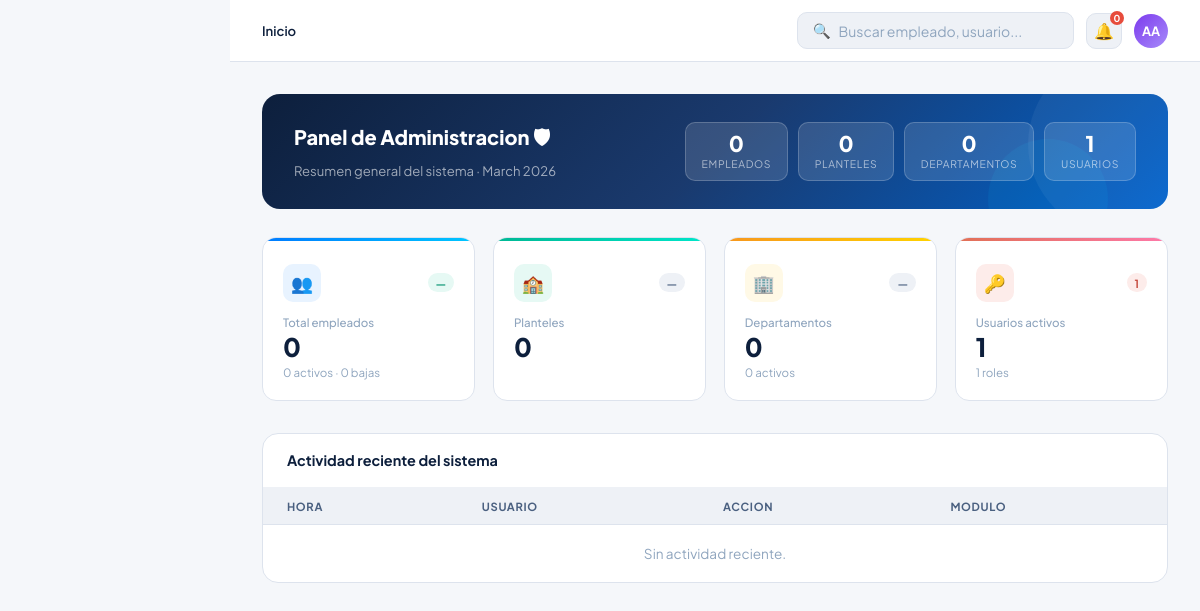
The page /panel-admin/ (signed in) on the database as committed earlier.
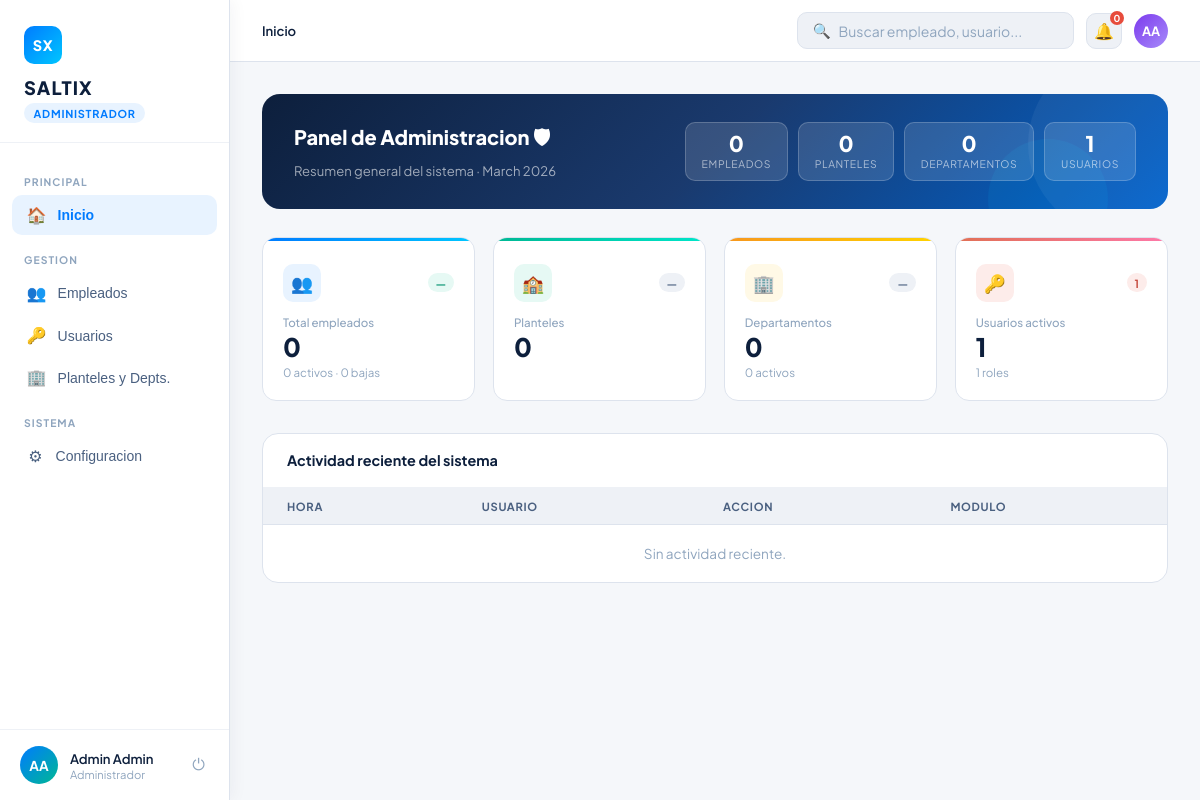
The same page on the database as committed later.
### users/models.py (models this page shows, shortened)
class Usuario(AbstractBaseUser, PermissionsMixin):
    email = models.EmailField(max_length=254, unique=True)
    nombre = models.CharField(max_length=50, blank=False, null=False)
    apellido = models.CharField(max_length=50, blank=False, null=False)
    is_active = models.BooleanField(default=True)
    is_staff = models.BooleanField(default=False)
    date_joined = models.DateTimeField(default=timezone.now)
    last_login = models.DateTimeField(null=True, blank=True)
    rol_id = models.ForeignKey('Rol', on_delete=models.PROTECT, null=True, blank=True, related_name='users')
    objects = UsuarioManager()
    USERNAME_FIELD = "email"
    REQUIRED_FIELDS = ["nombre", "apellido"]

class Rol(models.Model):
    nombre = models.CharField(max_length=50, blank=False, null=False)
    descripcion = models.TextField(max_length=1000, blank=True, null=True)

### admin/views.py (the view, shortened to what this page needs)
# urls.py: path("", views.dashboard, name="profesores_dashboard"),
def dashboard(request):
    now = timezone.localtime()
    profesores_qs = Profesor.objects.select_related(
        "usuario", "departamento", "departamento__plantel"
    ).prefetch_related("planteles")
    empleados_total = profesores_qs.count()
    empleados_activos = profesores_qs.filter(estado_laboral="ACTIVO").count()
    empleados_bajas = max(0, empleados_total - empleados_activos)
    empleados_ultimos_30 = profesores_qs.filter(
        usuario__date_joined__gte=now - timedelta(days=30)
    ).count()
    planteles_qs = Plantel.objects.all()
    planteles_total = planteles_qs.count()
    planteles_label = ", ".join(list(planteles_qs.values_list("nombre", flat=True)[:3]))
    departamentos_qs = Departamento.objects.select_related("plantel")
    departamentos_total = departamentos_qs.count()
    departamentos_activos = departamentos_qs.filter(activo=True).count()
    departamentos_label = (
        "Todos activos"
        if departamentos_total and departamentos_activos == departamentos_total
        else f"{departamentos_activos} activos"
    )
    usuarios_total = Usuario.objects.count()
    usuarios_roles_label = f"{Usuario.objects.values('rol_id').distinct().count()} roles"
    notificaciones_count = Notificacion.objects.filter(
        usuario=request.user, leida=False
    ).count()
    modelo_to_modulo = {
        "SolicitudAprobacion": ("Solicitudes", "pill-blue"),
        "Usuario": ("Usuarios", "pill-yellow"),
        "Rol": ("Usuarios", "pill-yellow"),
        "Plantel": ("Planteles", "pill-blue"),
        "Departamento": ("Departamentos", "pill-blue"),
        "BitacoraAuditoria": ("Sistema", "pill-gray"),
    }
    recent_activity = []
    roles = list(Rol.objects.all().order_by("nombre"))
    permisos_por_rol = {
        role.id: RolPermiso.objects.filter(rol=role).count() for role in roles
    }
    usuarios_por_rol = {
        role.id: Usuario.objects.filter(rol_id=role).count() for role in roles
    }
    permisos_resumen = [
        {
            "modulo": "Permisos asignados",
            "valores": [permisos_por_rol.get(r.id, 0) for r in roles],
        },
        {
            "modulo": "Usuarios con rol",
            "valores": [usuarios_por_rol.get(r.id, 0) for r in roles],
        },
    ]
    usuarios_qs = Usuario.objects.select_related("rol_id").order_by("-last_login")[:20]
    usuarios_ids = list(usuarios_qs.values_list("id", flat=True))
    profes_by_user = {
        p.usuario_id: p
        for p in Profesor.objects.filter(usuario_id__in=usuarios_ids)
        .select_related("departamento", "departamento__plantel")
        .prefetch_related("planteles")
    }
    dept_by_jefe = {
        d.jefe_id: d
        for d in Departamento.objects.filter(jefe_id__in=usuarios_ids)
        .select_related("plantel")
    }
    rol_style = {
        "administrador": ("Admin", "chip-admin", "🛡️", "admin"),
        "admin": ("Admin", "chip-admin", "🛡️", "admin"),
        "jefatura": ("Jefatura", "chip-jefe", "👔", "jefatura"),
        "contabilidad": ("Contabilidad", "chip-conta", "💼", "contabilidad"),
        "profesor": ("Profesor", "chip-prof", "📚", "profesor"),
    }
    usuarios = []
    for u in usuarios_qs:
        rol_nombre = (u.rol_id.nombre if u.rol_id else "Sin rol").lower()
        rol_label, rol_clase, rol_icono, rol_key = rol_style.get(
            rol_nombre, ("Sin rol", "chip-prof", "👤", "sin-rol")
        )
        plantel_nombre = ""
        plantel_key = ""
        if rol_key == "admin":
            plantel_nombre = "Todos"
            plantel_key = "todos"
        else:
            profesor = profes_by_user.get(u.id)
            if profesor and profesor.planteles.exists():
                plantel = profesor.planteles.first()
                plantel_nombre = plantel.nombre
                plantel_key = plantel.nombre.lower().replace(" ", "-")
            else:
                depto = dept_by_jefe.get(u.id)
                if depto:
                    plantel_nombre = depto.plantel.nombre
                    plantel_key = depto.plantel.nombre.lower().replace(" ", "-")
        plantel_clase = "pill-gray" if plantel_nombre == "Todos" else "pill-blue"
        ultimo_acceso = (
            f"Hace {timesince(u.last_login).split(',')[0]}"
            if u.last_login
            else "Nunca"
        )
        estado_label = "Activo" if u.is_active else "Inactivo"
        estado_clase = "pill-green" if u.is_active else "pill-yellow"
        usuarios.append(
            {
                "username": u.email,
                "nombre": f"{u.nombre} {u.apellido}",
                "rol_label": rol_label,
                "rol_clase": rol_clase,
                "rol_icono": rol_icono,
                "plantel": plantel_nombre or "Sin plantel",
                "plantel_clase": plantel_clase,
                "ultimo_acceso": ultimo_acceso,
                "estado_label": estado_label,
                "estado_clase": estado_clase,
                "rol": rol_key,
                "plantel_key": plantel_key or "sin-plantel",
            }
        )
    empleados_data = []
    depts_by_plantel = {}
    for dept in departamentos_qs:
        key = dept.plantel_id
        depts_by_plantel.setdefault(key, []).append(dept.nombre)
    dept_prof_counts = (
        Profesor.objects.values("departamento_id")
        .annotate(total=Count("id"), activos=Count("id", filter=Q(estado_laboral="ACTIVO")))
    )
    dept_counts = {d["departamento_id"]: d for d in dept_prof_counts}
    color_cycle = ["bar-blue", "bar-teal", "bar-orange", "bar-red"]
    planteles_data = []
    context = {
        "fecha_actual": now.strftime("%B %Y").capitalize(),
        "notificaciones_count": notificaciones_count,
        "stats": {
            "empleados_total": empleados_total,
            "empleados_activos": empleados_activos,
            "empleados_bajas": empleados_bajas,
            "empleados_trend": f"+{empleados_ultimos_30}" if empleados_ultimos_30 else "—",
            "planteles_total": planteles_total,
            "planteles_label": planteles_label,
            "departamentos_total": departamentos_total,
            "departamentos_label": departamentos_label,
            "usuarios_total": usuarios_total,
            "usuarios_roles_label": usuarios_roles_label,
        },
        "recent_activity": recent_activity,
        "usuarios": usuarios,
        "roles_permisos": roles,
        "permisos_resumen": permisos_resumen,
        "empleados_data": empleados_data,
        "depts_by_plantel": depts_by_plantel,
        "planteles_data": planteles_data,
    }
    return render(request, "admin/dashboard.html", context)

### admin/templates/admin/dashboard.html (shortened to what this page needs)
{% extends "core/layout.html" %}
{% load static %}
{% block page_css %}
<link rel="stylesheet" href="{% static 'core/css/dashboard_base.css' %}">
<link rel="stylesheet" href="{% static 'core/css/dashboard_admin.css' %}">
{% endblock %}
{% block topbar %}
<header class="topbar">
  <div class="topbar-left">
    <div class="breadcrumb" id="breadcrumb"><strong>Inicio</strong></div>
  </div>
  <div style="display:flex;align-items:center;gap:.75rem;">
    <div class="search-bar">
      <span class="search-icon">&#x1F50D;</span>
      <input type="text" placeholder="Buscar empleado, usuario...">
    </div>
    <div class="topbar-notif">&#x1F514;<span class="notif-dot">{{ notificaciones_count }}</span></div>
    <div class="avatar" style="width:34px;height:34px;font-size:.8rem;background:linear-gradient(135deg,#7c3aed,#a78bfa);">{{ user.nombre|default:"U"|slice:":1" }}{{ user.apellido|default:""|slice:":1" }}</div>
  </div>
</header>
{% endblock %}
{% block content %}
  <div class="page active" id="page-inicio">
    <div class="welcome-banner">
      <div class="welcome-text">
        <h2>Panel de Administracion &#x1F6E1;</h2>
        <p>Resumen general del sistema &#x00B7; {{ fecha_actual }}</p>
      </div>
      <div class="welcome-chips">
        <div class="welcome-chip"><div class="chip-val">{{ stats.empleados_total }}</div><div class="chip-label">Empleados</div></div>
        <div class="welcome-chip"><div class="chip-val">{{ stats.planteles_total }}</div><div class="chip-label">Planteles</div></div>
        <div class="welcome-chip"><div class="chip-val">{{ stats.departamentos_total }}</div><div class="chip-label">Departamentos</div></div>
        <div class="welcome-chip"><div class="chip-val">{{ stats.usuarios_total }}</div><div class="chip-label">Usuarios</div></div>
      </div>
    </div>
    <div class="cards-grid">
      <div class="card" style="position:relative;overflow:hidden;padding-top:1.6rem;">
        <div class="card-bar bar-blue"></div>
        <div class="card-top"><div class="card-icon-wrap icon-blue">&#x1F465;</div><span class="card-trend trend-up">{{ stats.empleados_trend }}</span></div>
        <div class="card-label">Total empleados</div>
        <div class="card-value">{{ stats.empleados_total }}</div>
        <div class="card-sub">{{ stats.empleados_activos }} activos &#x00B7; {{ stats.empleados_bajas }} bajas</div>
      </div>
      <div class="card" style="position:relative;overflow:hidden;padding-top:1.6rem;">
        <div class="card-bar bar-teal"></div>
        <div class="card-top"><div class="card-icon-wrap icon-green">&#x1F3EB;</div><span class="card-trend trend-same">&#x2014;</span></div>
        <div class="card-label">Planteles</div>
        <div class="card-value">{{ stats.planteles_total }}</div>
      </div>
      <div class="card" style="position:relative;overflow:hidden;padding-top:1.6rem;">
        <div class="card-bar bar-orange"></div>
        <div class="card-top"><div class="card-icon-wrap icon-yellow">&#x1F3E2;</div><span class="card-trend trend-same">&#x2014;</span></div>
        <div class="card-label">Departamentos</div>
        <div class="card-value">{{ stats.departamentos_total }}</div>
        <div class="card-sub">{{ stats.departamentos_label }}</div>
      </div>
      <div class="card" style="position:relative;overflow:hidden;padding-top:1.6rem;">
        <div class="card-bar bar-red"></div>
        <div class="card-top"><div class="card-icon-wrap" style="background:#fdecea;">&#x1F511;</div><span class="card-trend" style="background:#fdecea;color:#c0392b;">{{ stats.usuarios_total }}</span></div>
        <div class="card-label">Usuarios activos</div>
        <div class="card-value">{{ stats.usuarios_total }}</div>
        <div class="card-sub">{{ stats.usuarios_roles_label }}</div>
      </div>
    </div>
    <div class="table-wrap">
      <div class="table-header"><h3>Actividad reciente del sistema</h3></div>
      <table>
        <thead><tr><th>Hora</th><th>Usuario</th><th>Accion</th><th>Modulo</th></tr></thead>
        <tbody>
          {% for item in recent_activity %}
            <tr>
              <td style="color:var(--gray-400);font-size:.78rem;">{{ item.cuando }}</td>
              <td>{{ item.usuario }}</td>
              <td>{{ item.accion }}</td>
              <td><span class="pill {{ item.modulo_clase }}">{{ item.modulo }}</span></td>
            </tr>
          {% empty %}
            <tr><td colspan="4" style="text-align:center;color:var(--gray-400);padding:1.25rem;">Sin actividad reciente.</td></tr>
          {% endfor %}
        </tbody>
      </table>
    </div>
  </div>
{% endblock %}

### core/templates/core/layout.html (shortened to what this page needs)
{% load static %}
<!DOCTYPE html>
<html lang="es">
<head>
  {% block page_css %}{% endblock %}
</head>
<body>
  {% if user.is_authenticated %}
    {% with role=user.rol_id.nombre|default:""|lower %}
      {% if role == "jefatura" %}
        <aside class="sidebar" id="sidebar">
          <div class="sidebar-logo">
            <div class="logo-mark">SX</div>
            <h1>SALTIX</h1>
            <span class="role-tag">Panel de Jefatura</span>
          </div>
          <nav>
            <button class="nav-item active" onclick="showPage('equipo', this)">
              <span class="icon">&#x1F465;</span> Mi equipo
            </button>
            <button class="nav-item" onclick="showPage('asistencia', this)">
              <span class="icon">&#x1F550;</span> Asistencia
            </button>
            <button class="nav-item" onclick="showPage('solicitudes', this)">
              <span class="icon">&#x1F4CB;</span> Solicitudes
              <span class="badge" id="badge-sol" style="position:relative;top:0;right:0;margin-left:auto;background:#e74c3c;color:#fff;border-radius:999px;padding:1px 7px;font-size:0.68rem;">{{ solicitudes_pendientes_total }}</span>
            </button>
            <button class="nav-item" onclick="showPage('reportes', this)">
              <span class="icon">&#x1F4CA;</span> Reportes
            </button>
          </nav>
          <div class="sidebar-profile">
            <div class="avatar">{{ user.nombre|default:"U"|slice:":1" }}{{ user.apellido|default:""|slice:":1" }}</div>
            <div class="profile-info">
              <div class="profile-name">{{ user.nombre }} {{ user.apellido }}</div>
              <div class="profile-role">{{ user.rol_id.nombre|default:"" }}</div>
            </div>
            <button class="logout-btn" title="Cerrar sesion">&#x23FB;</button>
          </div>
        </aside>
      {% elif role == "administrador" or role == "admin" %}
        <aside class="sidebar" id="sidebar">
          <div class="sidebar-logo">
            <div class="logo-mark">SX</div>
            <h1>SALTIX</h1>
            <span class="role-tag role-admin">Administrador</span>
          </div>
          <nav>
            <div class="nav-label">Principal</div>
            <button class="nav-item active" onclick="showPage('inicio',this)">
              <span class="icon">&#x1F3E0;</span> Inicio
            </button>
            <div class="nav-label">Gestion</div>
            <button class="nav-item" onclick="showPage('empleados',this)">
              <span class="icon">&#x1F465;</span> Empleados
            </button>
            <button class="nav-item" onclick="showPage('usuarios',this)">
              <span class="icon">&#x1F511;</span> Usuarios
            </button>
            <button class="nav-item" onclick="showPage('departamentos',this)">
              <span class="icon">&#x1F3E2;</span> Planteles y Depts.
            </button>
            <div class="nav-label">Sistema</div>
            <button class="nav-item" onclick="showPage('configuracion',this)">
              <span class="icon">&#x2699;</span> Configuracion
            </button>
          </nav>
          <div class="sidebar-profile">
            <div class="avatar">{{ user.nombre|default:"U"|slice:":1" }}{{ user.apellido|default:""|slice:":1" }}</div>
            <div class="profile-info">
              <div class="profile-name">{{ user.nombre }} {{ user.apellido }}</div>
              <div class="profile-role">{{ user.rol_id.nombre|default:"" }}</div>
            </div>
            <button class="logout-btn" title="Cerrar sesion">&#x23FB;</button>
          </div>
        </aside>
      {% endif %}
    {% endwith %}
  {% endif %}
  <div class="main">
    {% block topbar %}{% endblock %}
    <div class="content">
      {% block content %}{% endblock %}
    </div>
  </div>
</body>
</html>

Rows that differ between the two databases and show on the page:
changed Usuario: nombre (not shown) → "A"; apellido (not shown) → "A"; nombre (not shown) → "Admin"; apellido (not shown) → "Admin"; rol_id.nombre (not shown) → "Administrador"
Other text that changed with them:
text now shown: "SX SALTIX ADMINISTRADOR PRINCIPAL 🏠 Inicio GESTION 👥 Empleados 🔑 Usuarios 🏢 Planteles y Depts. SISTEMA ⚙ Configuracion ⏻"
